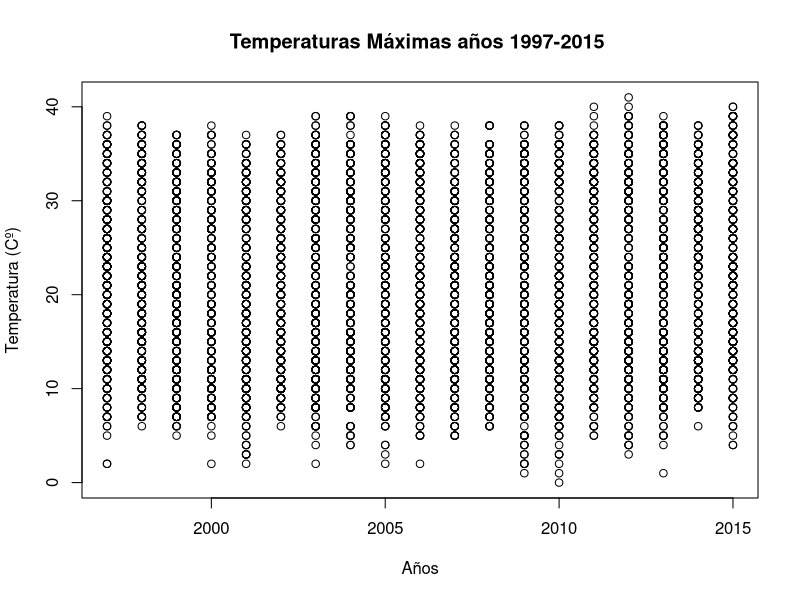
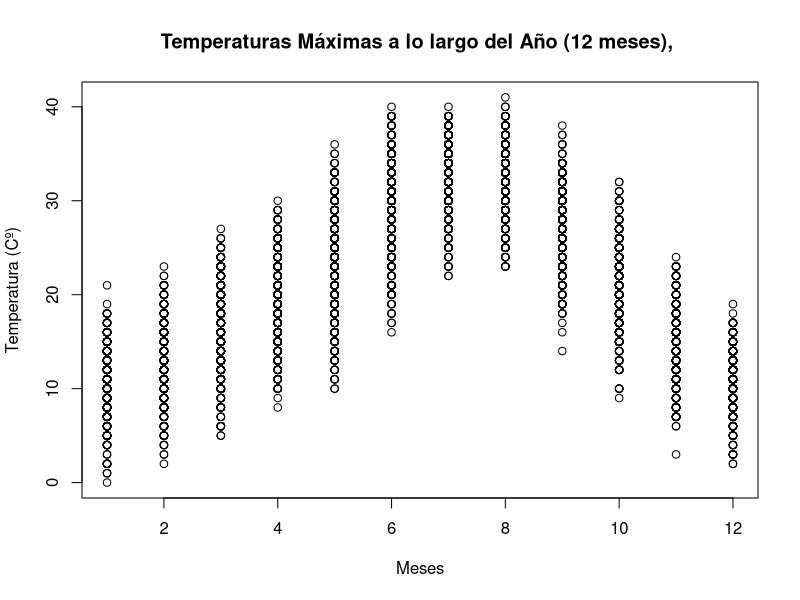
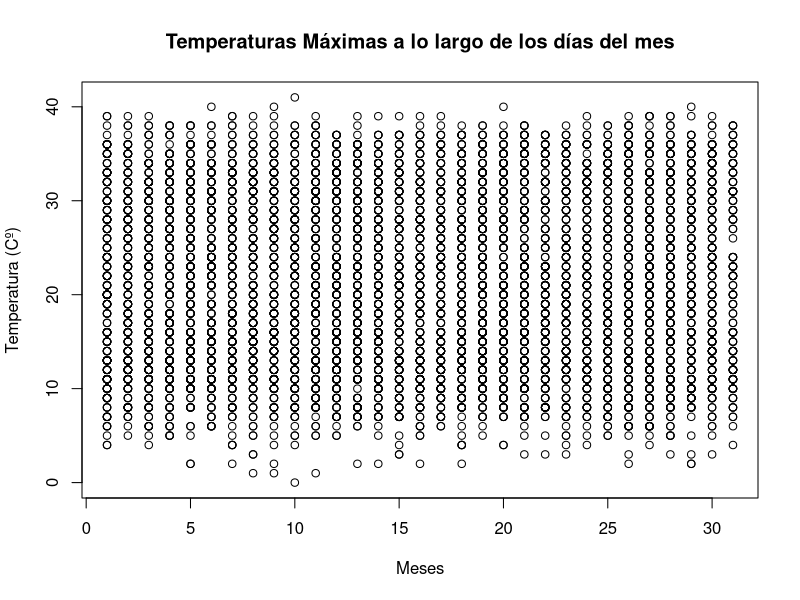
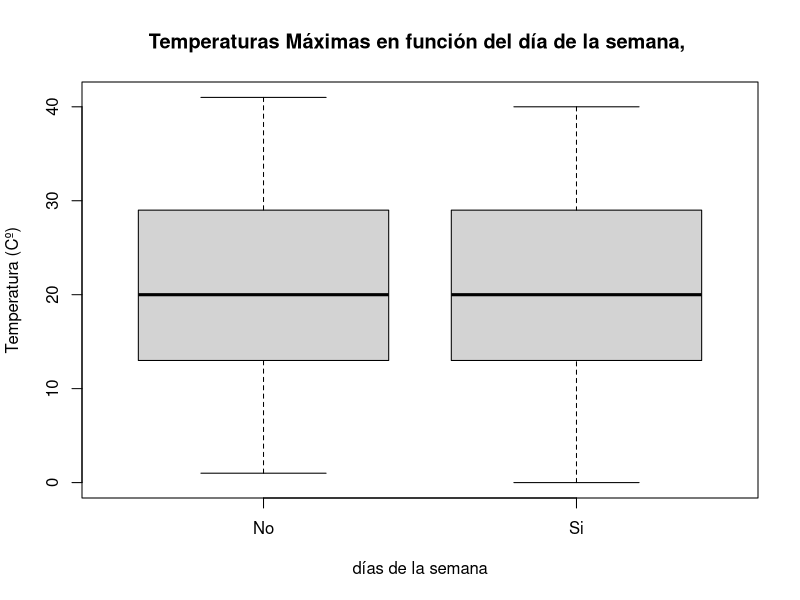

These charts were generated, in order, by the following R code:
# Tratamiento de Fechas

rm(list=ls())

# En esta Actividad se deben realizar estas tareas:

# 1. Cargar los datos.

df1 = read.csv("Ejemplo_4.csv", sep=";", header = TRUE,stringsAsFactors = TRUE)


# 2. Mostrar los datos.

show(df1)


# 3. Realizar un resumen estadístico de los datos.

summary(df1)


# 4. Comprobar si la fecha está en un formato correcto.

class(df1$CET)


# 5. En caso de que la fecha no esté correcta transformarla al formato correcto.

df1$fecha <- as.POSIXct(as.character(df1$CET), format="%d/%m/%Y", tz="UTC")

perdidos = df1[is.na(df1$fecha),]


# 6. Comprobar que la transformación se ha hecho de forma correcta.

class(df1$fecha)


# 7. Crear una nueva variable que extraiga el año de la fecha.

library(lubridate)
df1$anio = year(df1$fecha) # sacamos el año


# 8. Crear una nueva variable que extraiga el mes de la fecha.

df1$mes = month(df1$fecha) # saca el mes

# 9. Crear una nueva variable que extraiga el día de la fecha.

df1$dia <- day(df1$fecha) # saca el día


# 10. Realizar un gráfico de la temperatura máxima en función de los años y ver si existen 
#     diferencias a lo largo de los años.

plot(df1$anio, df1$Max.TemperatureC, main = "Temperaturas Máximas años 1997-2015 ", xlab = "Años", ylab = "Temperatura (Cº)")
# No se observan grandes diferencias a lo largo de los años


# 11. Realizar un gráfico de la temperatura máxima en función de los meses y analizar si 
#     existen diferencias entre los meses.

plot(df1$mes, df1$Max.TemperatureC, main = "Temperaturas Máximas a lo largo del Año (12 meses), ", xlab = "Meses", ylab = "Temperatura (Cº)")
# Es este caso sí que vemos un patron que se repite claramente con temperaturas maximas en verano y minimas en invierno.
# Desde Enero van en aumento asta llegar a julio y agosto y después vuelven a decrecer de agosto a Diciembre.


# 12. Realizar un gráfico de la temperatura máxima en función de los días y ver si existen 
#     diferencias según el día.

plot(df1$dia, df1$Max.TemperatureC, main = "Temperaturas Máximas a lo largo de los días del mes", xlab = "Meses", ylab = "Temperatura (Cº)")
# No se observa ningún patrón


# 13. Extraer el día de la semana.

df1$dsemana = wday(df1$fecha,week_start = 1) # Esto hace que el día de la semana empiece en 1 = Lunes


# 14. Crear una variable que determine si se está en fin de semana o no.

df1$finDeSemana[df1$dsemana == 6 | df1$dsemana == 7] = "Si"
df1$finDeSemana[df1$dsemana == 1 | df1$dsemana == 2 | df1$dsemana == 3 | df1$dsemana == 4 | df1$dsemana == 5] = "No"



# 15. Realizar un gráfico en de la temperatura máxima en función de si se está en fin de 
#     semana o no.

class(df1$finDeSemana)
df1$finDeSemana = as.factor(df1$finDeSemana)
class(df1$finDeSemana)

plot(df1$finDeSemana, df1$Max.TemperatureC, main = "Temperaturas Máximas en función del día de la semana, ", xlab = "días de la semana", ylab = "Temperatura (Cº)")


# 16. Calcular la media de la temperatura máxima los fines de semana y entre semana

# Al hacer na.rm nos aseguramos de que los valores faltantes (NA) se omitan en el cálculo, evitando así errores.
sumaTempMax = sum(df1$Max.TemperatureC, na.rm = TRUE) 
tempMedia = round(sumaTempMax / length(df1$Max.TemperatureC), digits = 1) 
